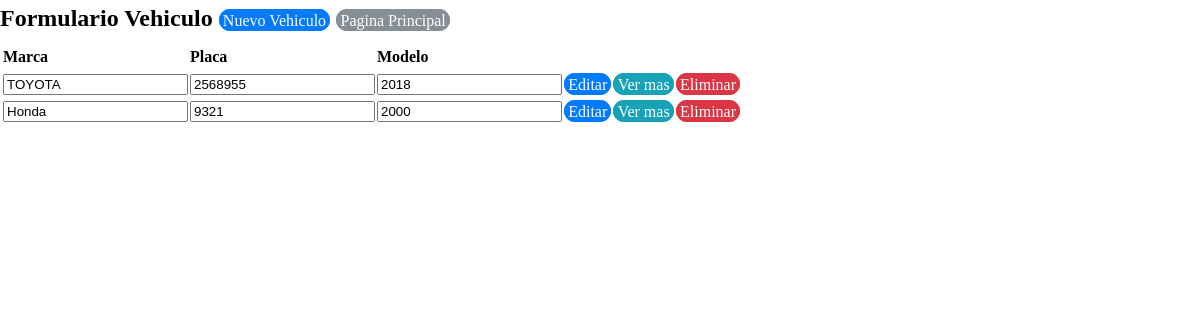
/view/registrovehiculo/RegistroVehiculo.php, run on an earlier commit of the app's database.
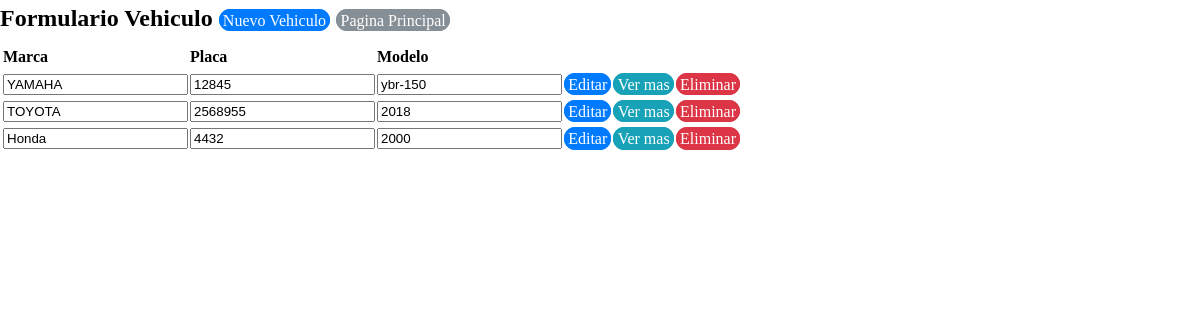
And on a later commit of the database.
### tables this page shows
CREATE TABLE `tbvehiculos` (
  `vehiculoid` int(11) NOT NULL,
  `vehiculomarca` varchar(50) NOT NULL,
  `vehiculoplaca` varchar(50) NOT NULL,
  `vehiculomodelo` varchar(50) NOT NULL,
  `vehiculoestado` varchar(50) NOT NULL
);

### business/vehiculobusiness/vehiculoBusiness.php (called while the page is built, shortened)
<?php
class vehiculoBusiness {
    private $DataVehiculo;
    public function vehiculoBusiness() {
        require_once '../../data/datavehiculo/DataVehiculo.php';
        $this->DataVehiculo = new DataVehiculo();
    }
    public function mostrarVehiculo() {
        return $this->DataVehiculo->mostrarVehiculo();
    }
}
?>

### data/datavehiculo/DataVehiculo.php (called while the page is built, shortened)
<?php
class DataVehiculo {
    private $conexion;
    function DataVehiculo() {
        include_once '../../data/dbconexion/Conexion.php';
        $this->conexion = new Conexion();
    }
    function mostrarVehiculo() {
        if ($this->conexion->crearConexion()->set_charset('utf8')) {
            $array = array();
            $mostrarproductos = $this->conexion->crearConexion()->query("SELECT `vehiculoid`, `vehiculomodelo`, `vehiculoplaca`, `vehiculomarca` FROM `tbvehiculos` WHERE vehiculoestado=1;");
            $this->conexion->cerrarConexion();
            while ($resultado = $mostrarproductos->fetch_assoc()) {
                array_push($array, $resultado);
            }
            return $array;
        }
    }
}
?>

### data/dbconexion/Conexion.php (called while the page is built, shortened)
<?php
class Conexion {
    private $server;
    private $user;
    private $password;
    private $dbname;
    function Conexion(){
        $this->server = "localhost";
        $this->user = "root";
        $this->password = "";
        $this->dbname = "bdexpressdjb";
    }
    function crearConexion(){
        $this->conexion  = mysqli_connect($this->server,$this->user,$this->password,$this->dbname);
        return $this->conexion;
    }
}

### view/registrovehiculo/RegistroVehiculo.php (the view, shortened to what this page needs)
<!DOCTYPE html>
<head>
    <link rel="stylesheet" href="../../css/estilo.css">
    <?php
    include '../../business/vehiculobusiness/vehiculoBusiness.php';
    ?>
</head>
<body>
    <?php
    $vehiculoBusiness = new vehiculoBusiness();
    $allBusiness = $vehiculoBusiness->mostrarVehiculo();
    ?>
    <h2>
        Formulario Vehiculo
        <a href="?action=registrar" class="btn btn-primary" >Nuevo Vehiculo</a>
        <a href="../ventanaprincipalview/VentanaPrincipalView.php" class="btn btn-secondary">Pagina Principal</a>
    </h2>
    <form  action="RegistroVehiculo.php" method="Post" >
        <table>
            <thead>
                <tr>
                    <th></th>
                    <th>Marca</th>
                    <th>Placa</th>
                    <th>Modelo</th>
                </tr>
            </thead>
            <?php foreach ($allBusiness as $current): ?>
                <tr>
                    <td><input type="hidden" name="vehiculoid"  class="vehiculoid" value="<?php echo $current['vehiculoid']; ?>" readonly  /> </td>
                    <td><input type="text" name="vehiculomarca"  class="vehiculomarca" value="<?php echo $current['vehiculomarca']; ?>" readonly /> </td>
                    <td><input type="text" name="vehiculoplaca"  class="vehiculoplaca" value="<?php echo $current['vehiculoplaca']; ?>" readonly /> </td>
                    <td><input type="text" name="vehiculomodelo"  class="vehiculomodelo" value="<?php echo $current['vehiculomodelo']; ?>" readonly /> </td>
                    <td><a href="?action=editar&id=<?php echo $current['vehiculoid']; ?> " class="btn btn-primary">Editar</a></td>
                    <td><a href="?action=ver&id=<?php echo $current['vehiculoid']; ?> " class="btn btn-info">Ver mas</a></td>
                    <td><a href="?action=eliminar&id=<?php echo $current['vehiculoid']; ?> " class="btn btn-danger">Eliminar</a></td>
                </tr>
            <?php endforeach ?>
        </table>
    </form>
</body>
</html>

What changed in the data, as far as the page shows it:
now on this page (row edited): tbvehiculos: vehiculomarca "YAMAHA", vehiculoplaca "12845", vehiculomodelo "ybr-150"
changed tbvehiculos "Honda": vehiculoplaca "9321" → "4432"
